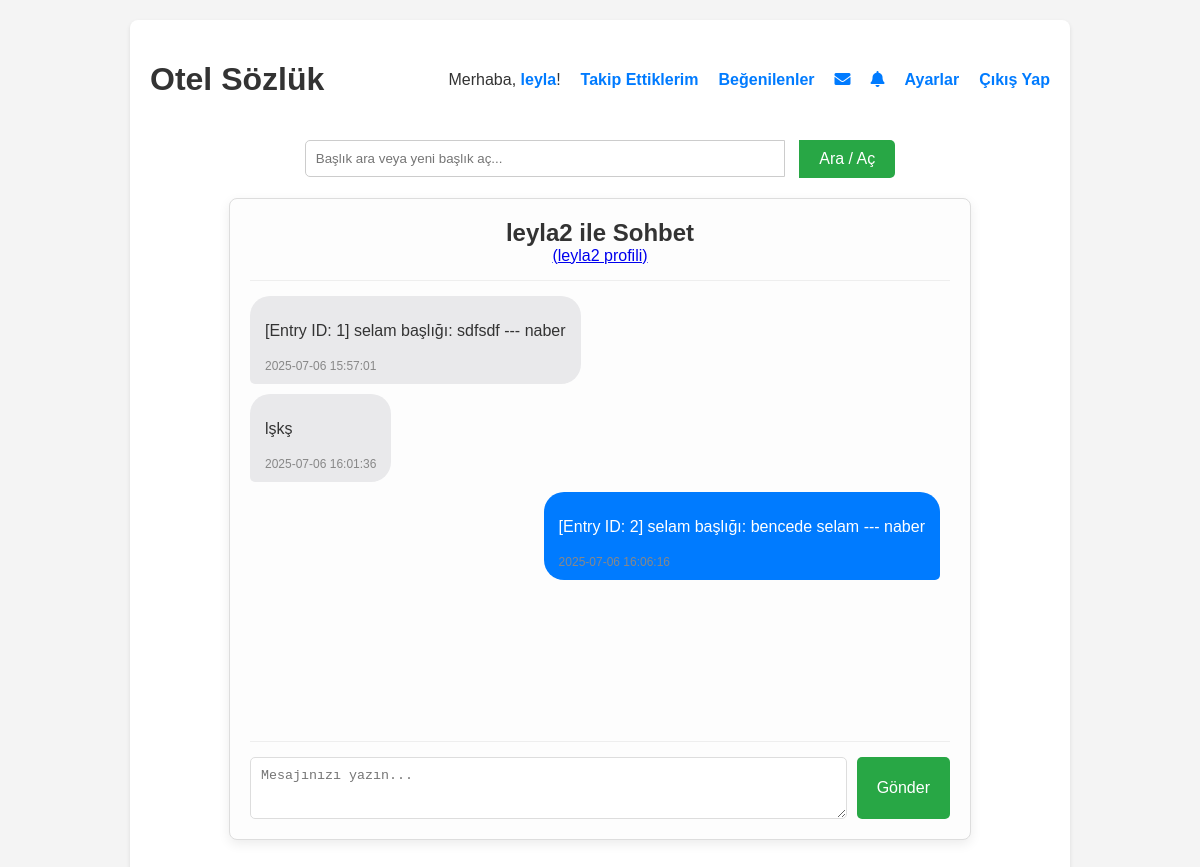
The app's page /mesajlar/2 (signed in) with its own data.
### tables this page shows
CREATE TABLE users (
            id INTEGER PRIMARY KEY AUTOINCREMENT,
            username TEXT NOT NULL UNIQUE,
            email TEXT NOT NULL UNIQUE,
            password_hash TEXT NOT NULL,
            bio TEXT DEFAULT '',
            kayit_tarihi TIMESTAMP DEFAULT CURRENT_TIMESTAMP,
            email_verified INTEGER DEFAULT 0,
            verification_code TEXT,
            is_admin INTEGER DEFAULT 0,
            is_moderator INTEGER DEFAULT 0,
            is_banned INTEGER DEFAULT 0
        );

CREATE TABLE messages (
            id INTEGER PRIMARY KEY AUTOINCREMENT,
            sender_id INTEGER NOT NULL,
            receiver_id INTEGER NOT NULL,
            message_text TEXT NOT NULL,
            timestamp DATETIME DEFAULT CURRENT_TIMESTAMP,
            is_read INTEGER DEFAULT 0, -- 0: okunmadı, 1: okundu
            FOREIGN KEY (sender_id) REFERENCES users(id),
            FOREIGN KEY (receiver_id) REFERENCES users(id)
        );

### yemeksozluk.py (the view, shortened to what this page needs)
@app.route('/mesajlar/<int:other_user_id>', methods=['GET', 'POST'])
def sohbet(other_user_id):
    if not is_logged_in():
        flash('Mesaj göndermek/almak için giriş yapmalısınız.', 'warning')
        return redirect(url_for('login'))
    user_id = session['user_id']
    if user_id == other_user_id:
        flash('Kendinize mesaj gönderemezsiniz.', 'error')
        return redirect(url_for('mesajlar'))
    with get_db_connection() as conn:
        other_user = conn.execute('SELECT id, username FROM users WHERE id = ?', (other_user_id,)).fetchone()
        if not other_user:
            flash('Mesaj göndermek istediğiniz kullanıcı bulunamadı.', 'error')
            return redirect(url_for('mesajlar'))
        entry_info = None
        entry_id = request.args.get('entry_id', type=int)
        messages = conn.execute('''
            SELECT m.*, s.username as sender_username, r.username as receiver_username
            FROM messages m
            JOIN users s ON m.sender_id = s.id
            JOIN users r ON m.receiver_id = r.id
            WHERE (m.sender_id = ? AND m.receiver_id = ?)
               OR (m.sender_id = ? AND m.receiver_id = ?)
            ORDER BY m.timestamp ASC
        ''', (user_id, other_user_id, other_user_id, user_id)).fetchall()
        conn.execute('UPDATE messages SET is_read = 1 WHERE receiver_id = ? AND sender_id = ? AND is_read = 0',
                     (user_id, other_user_id))
        conn.commit()
    return render_template('sohbet.html', messages=messages, other_user=other_user, is_logged_in=is_logged_in(), entry_info=entry_info)

### yemeksozluk.py (called while the page is built)
@contextmanager
def get_db_connection():
    conn = sqlite3.connect(DATABASE, timeout=20.0)
    conn.row_factory = sqlite3.Row
    conn.execute('PRAGMA foreign_keys = ON')
    try:
        yield conn
    finally:
        conn.close()

def is_logged_in():
    return 'logged_in' in session and session['logged_in']

@app.before_request
def before_request():
    g.unread_notifications_count = 0
    g.unread_messages_count = 0
    if is_logged_in():
        with get_db_connection() as conn:
            user_id = session['user_id']
            notifications_count = conn.execute('SELECT COUNT(*) FROM notifications WHERE user_id = ? AND is_read = 0', (user_id,)).fetchone()[0]
            g.unread_notifications_count = notifications_count
            messages_count = conn.execute('SELECT COUNT(*) FROM messages WHERE receiver_id = ? AND is_read = 0', (user_id,)).fetchone()[0]
            g.unread_messages_count = messages_count

### templates/sohbet.html (shortened to what this page needs)
{% extends 'base.html' %}
{% block content %}
    <div class="chat-box">
        <div class="chat-header">
            <h2>{{ other_user.username }} ile Sohbet</h2>
            <a href="{{ url_for('profil', username=other_user.username) }}">({{ other_user.username }} profili)</a>
        </div>
        <div class="messages" id="chat-messages">
            {% if messages %}
                {% for message in messages %}
                    <div class="message-bubble {% if message.sender_id == session.user_id %}sent{% else %}received{% endif %}">
                        <div class="message-content">
                            <p>{{ message.message_text }}</p>
                            <span class="message-info">{{ message.timestamp }}</span>
                        </div>
                    </div>
                {% endfor %}
            {% else %}
                <p style="text-align: center; color: #888;">Henüz mesajlaşma başlamadı.</p>
            {% endif %}
        </div>
        <div class="message-form">
            <form action="{{ url_for('sohbet', other_user_id=other_user.id) }}{% if request.args.get('entry_id') %}?entry_id={{ request.args.get('entry_id') }}{% endif %}" method="POST" style="display: flex; width: 100%; gap: 10px;">
                <textarea name="message_text" placeholder="Mesajınızı yazın..." required></textarea>
                <button type="submit">Gönder</button>
            </form>
        </div>
    </div>
{% endblock %}

### templates/base.html (shortened to what this page needs)
<!DOCTYPE html>
<html lang="tr">
<head>
    <link rel="stylesheet" href="https://cdnjs.cloudflare.com/ajax/libs/font-awesome/5.15.4/css/all.min.css">
</head>
<body>
    <div class="container">
        <header>
            <h1><a href="/" style="text-decoration: none; color: #333;">Otel Sözlük</a></h1>
            <nav>
                <ul>
                    {% if is_logged_in %}
                        <li>Merhaba, <a href="{{ url_for('profil', username=session.username) }}">{{ session.username }}</a>!</li>
                        <li><a href="{{ url_for('takip_ettiklerim') }}">Takip Ettiklerim</a></li>
                        <li><a href="{{ url_for('begenilenler') }}">Beğenilenler</a></li>
                        <li class="message-icon">
                            <a href="{{ url_for('mesajlar') }}" title="Mesajlar">
                                <i class="fas fa-envelope"></i>
                            </a>
                        </li>
                        <li class="notification-icon">
                            <a href="{{ url_for('bildirimler') }}" title="Bildirimler">
                                <i class="fas fa-bell"></i>
                            </a>
                        </li>
                        <li><a href="{{ url_for('ayarlar') }}">Ayarlar</a></li>
                        <li><a href="{{ url_for('logout') }}">Çıkış Yap</a></li>
                    {% else %}
                        <li><a href="{{ url_for('register') }}">Kayıt Ol</a></li>
                        <li><a href="{{ url_for('login') }}">Giriş Yap</a></li>
                    {% endif %}
                </ul>
            </nav>
        </header>
        <div class="search-box">
            <div class="search-container">
                <form action="{{ url_for('arama') }}" method="POST" id="searchForm">
                    <input type="text" name="arama_terimi" id="searchInput" placeholder="Başlık ara veya yeni başlık aç..." value="{{ default_baslik_adi | default('') }}" autocomplete="off">
                    <input type="submit" value="Ara / Aç">
                </form>
            </div>
        </div>
        <main>
            {% block content %}{% endblock %}
        </main>
    </div>
</body>
</html>

### templates/base.html (style rules this page uses)
body { font-family: sans-serif; margin: 20px; background-color: #f4f4f4; color: #333; }
.container { max-width: 900px; margin: auto; background-color: #fff; padding: 20px; border-radius: 8px; box-shadow: 0 2px 4px rgba(0,0,0,0.1); }
header { display: flex; justify-content: space-between; align-items: center; margin-bottom: 20px; }
nav ul { list-style: none; padding: 0; margin: 0; display: flex; align-items: center; }
nav ul li { margin-left: 20px; position: relative; }
nav ul li a { text-decoration: none; color: #007bff; font-weight: bold; }
.search-box { margin-bottom: 20px; text-align: center; }
.search-box form { display: inline-block; width: 100%; max-width: 600px; }
.search-box input[type="text"] { width: calc(100% - 120px); padding: 10px; border: 1px solid #ccc; border-radius: 5px 0 0 5px; box-sizing: border-box; margin-right: 10px; }
.search-box input[type="submit"] { padding: 10px 20px; background-color: #28a745; color: white; border: none; border-radius: 0 5px 5px 0; cursor: pointer; font-size: 1em; vertical-align: top; }
.search-container { position: relative; display: inline-block; width: 100%; max-width: 600px; }
.notification-icon, .message-icon { position: relative; margin-left: 20px; cursor: pointer; color: #007bff; font-weight: bold; }

### templates/sohbet.html (style rules this page uses)
.chat-box { border: 1px solid #ddd; border-radius: 8px; background-color: #fdfdfd; padding: 20px; max-width: 700px; margin: 20px auto; display: flex; flex-direction: column; height: 600px; overflow: hidden; box-shadow: 0 4px 12px rgba(0,0,0,0.08); }
.chat-header { text-align: center; border-bottom: 1px solid #eee; padding-bottom: 15px; margin-bottom: 15px; }
.chat-header h2 { margin: 0; color: #333; }
.messages { flex-grow: 1; overflow-y: auto; padding-right: 10px; }
.message-bubble { display: flex; margin-bottom: 10px; align-items: flex-end; }
.message-bubble.sent { justify-content: flex-end; }
.message-bubble.received { justify-content: flex-start; }
.message-content { padding: 10px 15px; border-radius: 20px; max-width: 70%; position: relative; }
.message-bubble.sent .message-content { background-color: #007bff; color: white; border-bottom-right-radius: 5px; }
.message-bubble.received .message-content { background-color: #e9e9eb; color: #333; border-bottom-left-radius: 5px; }
.message-info { font-size: 0.75em; color: #888; margin-top: 5px; text-align: right; white-space: nowrap; }
.message-bubble.received .message-info { text-align: left; }
.message-form { margin-top: 20px; padding-top: 15px; border-top: 1px solid #eee; display: flex; gap: 10px; }
.message-form textarea { flex-grow: 1; padding: 10px; border: 1px solid #ddd; border-radius: 5px; resize: vertical; min-height: 40px; max-height: 100px; }
.message-form button { padding: 10px 20px; background-color: #28a745; color: white; border: none; border-radius: 5px; cursor: pointer; font-size: 1em; white-space: nowrap; }

### records on screen
users: username "leyla"
users: username "leyla2"
messages: message_text "[Entry ID: 1] selam başlığı: sdfsdf --- naber", timestamp "2025-07-06 15:57:01"
messages: message_text "lşkş", timestamp "2025-07-06 16:01:36"
messages: message_text "[Entry ID: 2] selam başlığı: bencede selam --- naber", timestamp "2025-07-06 16:06:16"
